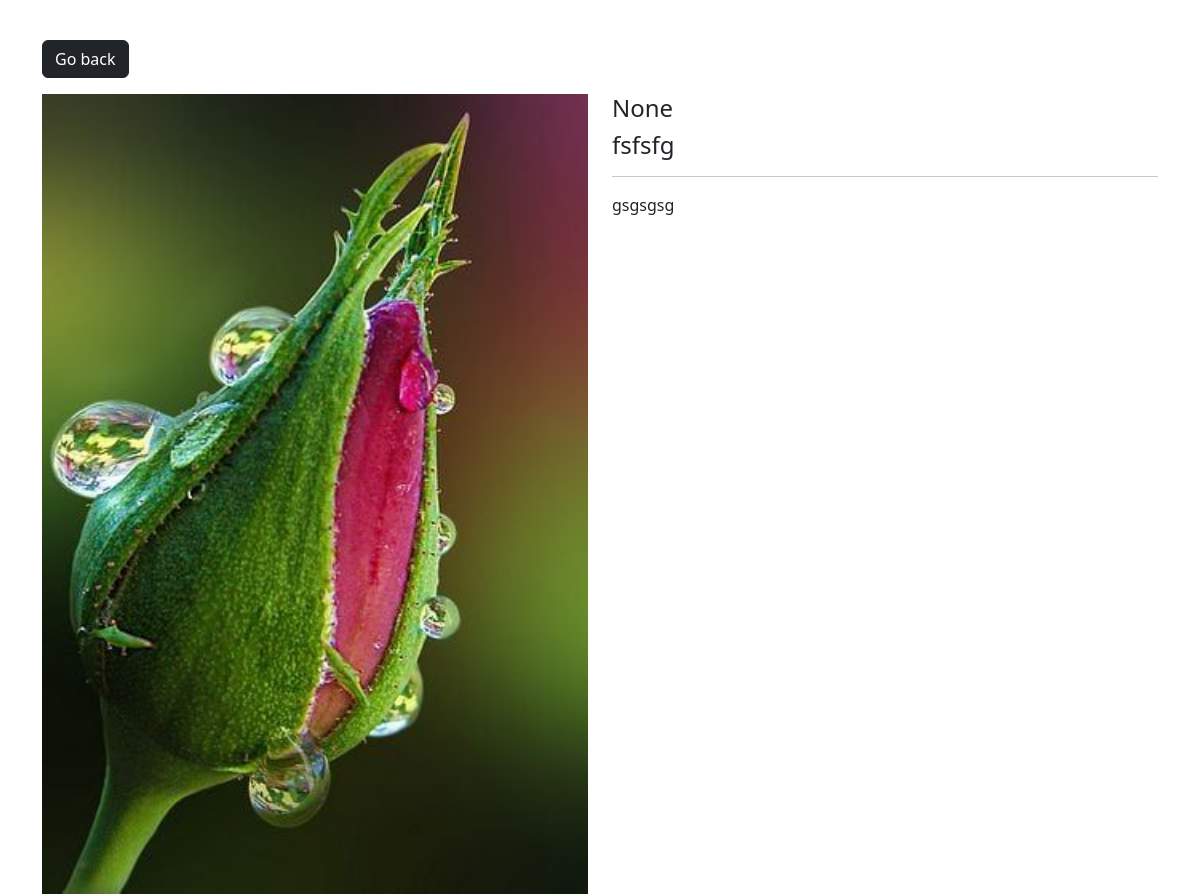
Before: /photo/89/ (signed in) with the older database file.
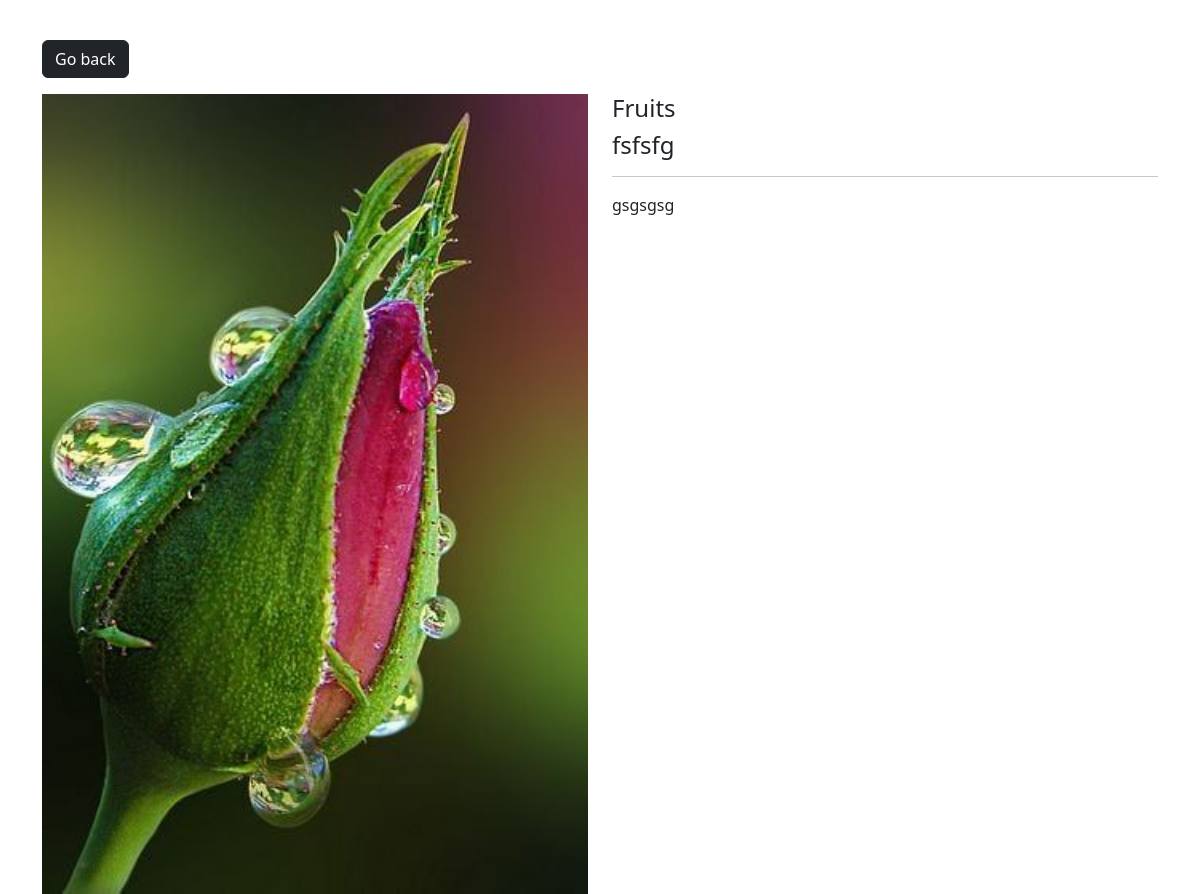
After: the same page with the newer database file.
### myapp/models.py (models this page shows, shortened)
class Photo(models.Model):
     category = models.ForeignKey(Category, on_delete=models.SET_NULL, null=True)
     title = models.CharField(max_length=100, null=True, blank=True)
     image = models.ImageField(null=False, blank=False)
     description = models.TextField()
     created=models.DateTimeField(auto_now=True,null=True)
     updated=models.DateTimeField(auto_now=True,null=True)

class Category(models.Model):
     user = models.ForeignKey(User, on_delete=models.SET_NULL, null=True, blank=True)
     name = models.CharField(max_length=100,   null=False, blank=False)
     def __str__(self):
          return self.name

### myapp/views.py (the view)
# urls.py: path('photo/<str:pk>/', views.viewPhoto, name= "photo"),
@login_required(login_url='login')
def viewPhoto(request, pk):
     photo = Photo.objects.get(id=pk)
     context = {
          'photo':photo
     }
     return render(request, 'photos/photo.html', context)

### myapp/templates/photos/photo.html (shortened to what this page needs)
<!DOCTYPE html>
<html lang="en">
<head>
     <link href="https://cdn.jsdelivr.net/npm/bootstrap@5.3.1/dist/css/bootstrap.min.css" rel="stylesheet">
</head>
<body class="m-4">
     <div class="container">
          <div class="row justify-content-center">
               <div class="col">
                    <a href="{% url 'gallary' %}" class="btn btn-dark my-3">Go back</a>
                    <div style="height: 90vh;">
                         <div class="row">
                              <div class="col-lg-6 col-md-12">
                                   <img src="{{ photo.image.url }}" alt="" class="image-thumbail">
                              </div>
                              <div class="col-lg-6 col-md-12">
                                   <h4>{{ photo.category}}</h4>
                                   <h4>  {{ photo.title}}</h4>
                                   <hr>
                                   <p>{{ photo.description|safe}}</p>
                              </div>
                         </div>
                    </div>
               </div>
          </div>
     </div>
</body>
</html>

Changed rows visible on the page:
changed Photo "fsfsfg": category "None" → "Fruits"
